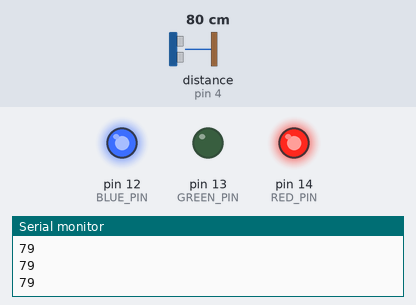
The sketch below on a simulated Arduino Uno, built with avr-gcc and run on an emulated ATmega328P. Parts: output pins drawn as LEDs (lit = HIGH), the last lines printed to the serial monitor. Wiring (inferred from the names in the program): ultrasonic range finder: trigger pin 5; echo pin 4. Inputs (shaded band) come from the test bench; at power-on: distance to the obstacle (sensor on pin 4) 80 cm. The echo pulse lasts 58.3 µs per cm; pins used as bus, display or sensor lines are not drawn.

Above: at 1.2 s.
1.3 s: distance to the obstacle (sensor on pin 4) set to 56 cm
2.8 s: distance to the obstacle (sensor on pin 4) set to 46 cm
At 3.3 s:
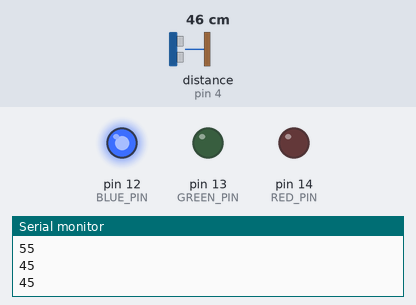
4.3 s: distance to the obstacle (sensor on pin 4) set to 33 cm
5.8 s: distance to the obstacle (sensor on pin 4) set to 27 cm
At 6.8 s:
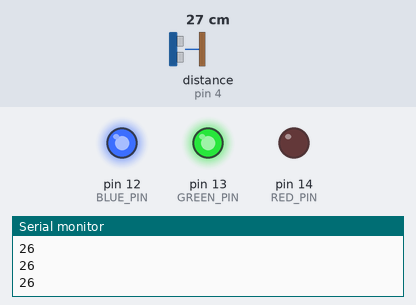
7.3 s: distance to the obstacle (sensor on pin 4) set to 35 cm
At 8.5 s:
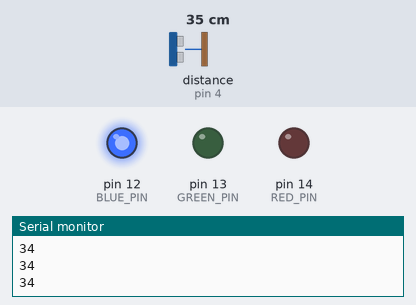
8.8 s: distance to the obstacle (sensor on pin 4) set to 2 cm
At 10.2 s:
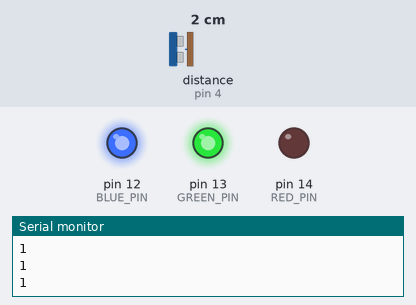
Timing chart, 0 to 11.3 s (numbered marks = the images above; inputs shaded):
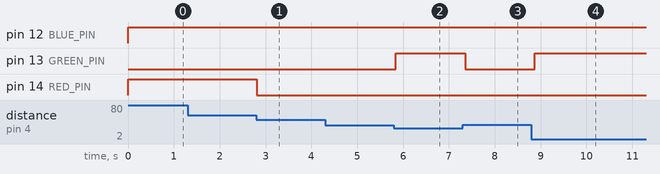

The sketch:

esp8266_ultrasonic_sr04p_demo-2.ino
```cpp
//////////////////////////////////////////////////////////////////////////
// Author: RSP @ Embedded Systems Lab (ESL), KMUTNB, Bangkok / Thailand
// Date: 2017-07-01
// Arduino IDE: v1.8.2 + esp8266 v2.3.0
// Boards with ESP-12E
// Note: use the SR04+ Ultrasonic module, Vcc=3.3V
//////////////////////////////////////////////////////////////////////////

// User-defined pin definitions for ESP8266 Board: WeMos D1 mini
#define TRIG_PIN   5    // GPIO-5 / D1 pin
#define ECHO_PIN   4    // GPIO-4 / D2 pin

#define RED_PIN    14   // GPIO-14 / D5 pin
#define BLUE_PIN   12   // GPIO-12 / D6 pin
#define GREEN_PIN  13   // GPIO-13 / D7 pin

#define  USE_ACTIVE_LOW // Common-Anode LEDs

#ifdef USE_ACTIVE_LOW
 #define ON  LOW
 #define OFF HIGH
#else
 #define ON  HIGH
 #define OFF LOW
#endif

// Note:
// 1) We use the HC-SR04+ ultrasonic module that can operate at Vcc=3.3V.
// 2) The HC-SR04 ultrasonic module works only with Vcc=5V,
//    whereas HC-SR04+ module works with both 3.3V and 5V.

const uint32_t timeout_usec = 40000;     // timeout in microseconds
const uint32_t sound_speed  = 34300;      // centimeters/second

void setup() {
   Serial.begin( 115200 );
   pinMode( ECHO_PIN,  INPUT  );
   pinMode( TRIG_PIN,  OUTPUT );
   pinMode( RED_PIN,   OUTPUT );
   pinMode( GREEN_PIN, OUTPUT );
   pinMode( BLUE_PIN,  OUTPUT );
}

void set_color( int r, int g, int b ) {
  digitalWrite( RED_PIN,   r );
  digitalWrite( GREEN_PIN, g );
  digitalWrite( BLUE_PIN,  b );
}

uint32_t read_distance() {
   // send a PING signal (a short-pulse signal on TRIG pin)
   digitalWrite( TRIG_PIN, HIGH );
   delayMicroseconds( 20 );
   digitalWrite( TRIG_PIN, LOW );
   // see: https://www.arduino.cc/en/Reference/pulseIn
   // measure pulse width of the ECHO signal
   uint32_t duration = pulseIn( ECHO_PIN, HIGH, timeout_usec );
   uint32_t distance_cm = (sound_speed * duration / 1000000) / 2;
   return distance_cm;
}

#define NUM_READINGS  (4)

void loop() {
   uint32_t distance = read_distance();
   if ( distance >= 50 || distance == 0 ) {
      set_color( OFF, ON, OFF );
   } else if ( distance >= 30 ) {
      set_color( ON, ON, OFF );
   } else {
      set_color( ON, OFF, OFF );
   }
   Serial.println( distance );
   delay(250);
}

//////////////////////////////////////////////////////////////////////////
// t = (2*d)/v ; t = time duration, d = distance, v = sound speed
// => d = v*t/2
//      = ( 343 [m/s] * t [s] )/ 2
//      = ( 34300 [cm/s] * t [s] )/ 2
//      = (34300 [cm/s] * t [usec]/10^6)/ / 2
//////////////////////////////////////////////////////////////////////////
```

Measured:
- the behaviour switches between 51 and 50 cm on distance to the obstacle (sensor on pin 4) (found by bisection; images 0 and 1)
- the behaviour switches between 31 and 30 cm on distance to the obstacle (sensor on pin 4) (found by bisection; images 1 and 2)
- after the input at 2.8 s, pin 14 (RED_PIN): HIGH → LOW at once
- after the input at 5.8 s, pin 13 (GREEN_PIN): LOW → HIGH at once
- after the input at 7.3 s, pin 13 (GREEN_PIN): HIGH → LOW after 0.05 s
- after the input at 8.8 s, pin 13 (GREEN_PIN): LOW → HIGH after 0.07 s
